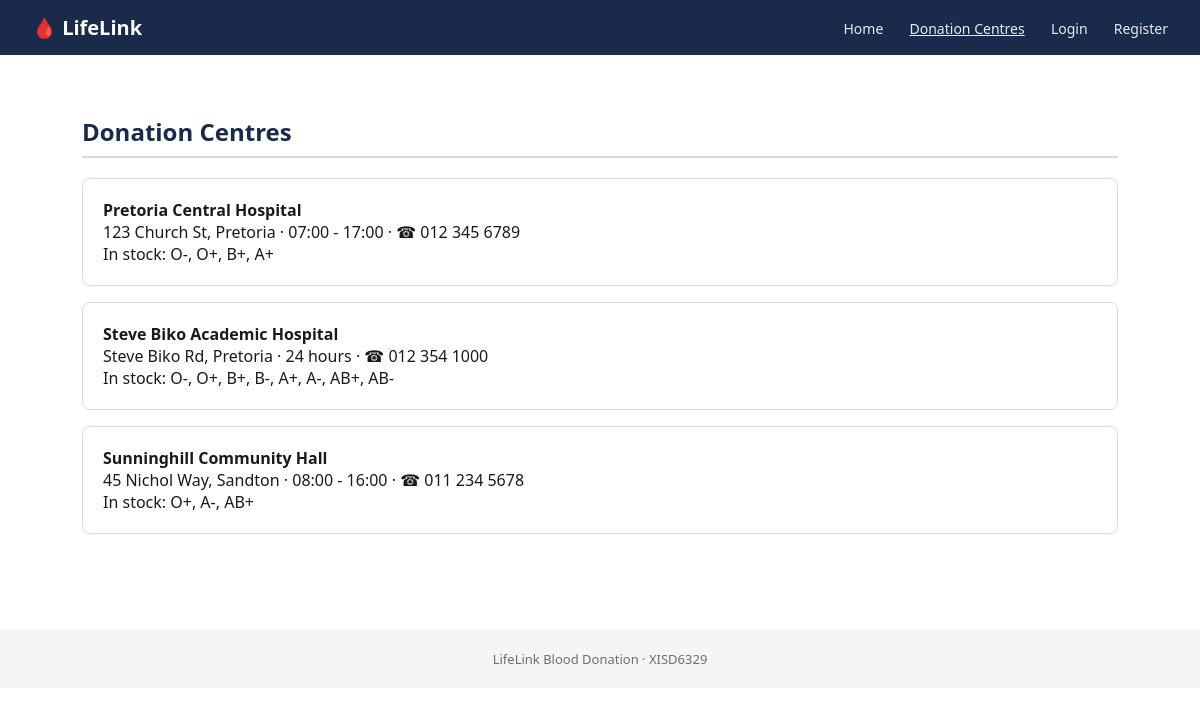
Page /pages/hospitals.php on the earlier database version.
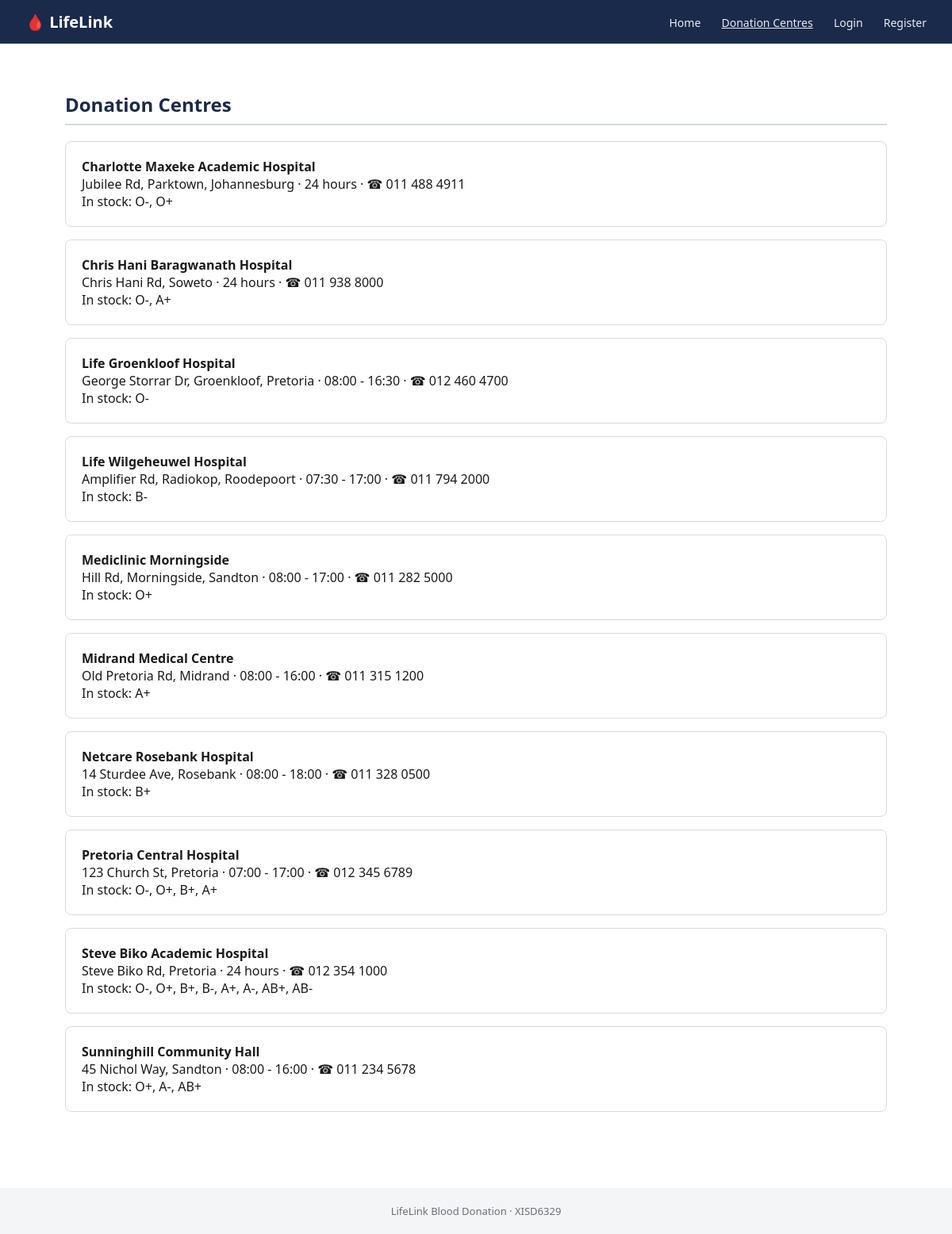
Same page on the later database version.
### tables this page shows
CREATE TABLE hospitals (
  hospital_id INT AUTO_INCREMENT PRIMARY KEY,
  hospital_name VARCHAR(150) NOT NULL,
  address VARCHAR(255) NOT NULL,
  latitude DECIMAL(10,6),
  longitude DECIMAL(10,6),
  contact_email VARCHAR(150),
  contact_phone VARCHAR(30),
  operating_hours VARCHAR(100),
  is_approved TINYINT(1) NOT NULL DEFAULT 1
);

### pages/hospitals.php (the view, shortened to what this page needs)
<?php
$pdo = db();
$hospitals = $pdo->query(
    "SELECT h.hospital_id, h.hospital_name, h.address, h.contact_phone, h.operating_hours,
            (SELECT GROUP_CONCAT(bt.code ORDER BY bt.blood_type_id SEPARATOR ', ')
               FROM blood_inventory bi JOIN blood_types bt ON bt.blood_type_id = bi.blood_type_id
               WHERE bi.hospital_id = h.hospital_id AND bi.units_available > 0) AS in_stock
     FROM hospitals h WHERE h.is_approved = 1 ORDER BY h.hospital_name"
)->fetchAll();
$active = 'hospitals';
$assetPath = isset($_SESSION['donor_id']) ? '../' : '../';
include __DIR__ . '/../includes/header.php';
?>
  <div class="section">
    <h2>Donation Centres</h2>
    <?php foreach ($hospitals as $h): ?>
      <div class="card">
        <strong><?= htmlspecialchars($h['hospital_name']) ?></strong><br>
        <?= htmlspecialchars($h['address']) ?> &middot; <?= htmlspecialchars($h['operating_hours']) ?> &middot; ☎ <?= htmlspecialchars($h['contact_phone']) ?><br>
        In stock: <?= $h['in_stock'] ? htmlspecialchars($h['in_stock']) : 'No current stock data' ?>
      </div>
    <?php endforeach; ?>
  </div>
<?php include __DIR__ . '/../includes/footer.php'; ?>

### includes/header.php (shortened to what this page needs)
<?php
$loggedIn = isset($_SESSION['donor_id']);
$active = $active ?? '';
function navclass($name, $active) { return $name === $active ? 'style="text-decoration:underline;"' : ''; }
?>
<!DOCTYPE html>
<html lang="en">
<head>
  <link rel="stylesheet" href="<?= $assetPath ?? '' ?>assets/css/style.css">
</head>
<body>
  <header class="navbar">
    <div class="brand">🩸 <a href="<?= $assetPath ?? '' ?>index.php" style="color:#fff;text-decoration:none;">LifeLink</a></div>
    <nav>
      <?php if ($loggedIn): ?>
        <a href="dashboard.php" <?= navclass('dashboard', $active) ?>>Dashboard</a>
        <a href="appointments.php" <?= navclass('appointments', $active) ?>>Appointments</a>
        <a href="hospitals.php" <?= navclass('hospitals', $active) ?>>Donation Centres</a>
        <a href="profile.php" <?= navclass('profile', $active) ?>>Profile</a>
        <a href="logout.php">Logout</a>
      <?php else: ?>
        <a href="<?= $assetPath ?? '' ?>index.php" <?= navclass('home', $active) ?>>Home</a>
        <a href="<?= $assetPath ?? '' ?>pages/hospitals.php" <?= navclass('hospitals', $active) ?>>Donation Centres</a>
        <a href="<?= $assetPath ?? '' ?>pages/login.php" <?= navclass('login', $active) ?>>Login</a>
        <a href="<?= $assetPath ?? '' ?>pages/register.php" <?= navclass('register', $active) ?>>Register</a>
      <?php endif; ?>
    </nav>
  </header>

### includes/footer.php (shortened to what this page needs)
  <footer>LifeLink Blood Donation &middot; XISD6329</footer>
</body>
</html>

### assets/css/style.css (style rules this page uses)
:root { --navy: #1a2a4a; --red: #b3141c; --light: #f4f5f6; --grey: #6b6f76; --border: #d7dade; }
* { box-sizing: border-box; }
body { margin: 0; font-family: "Segoe UI", Arial, sans-serif; color: #1a1a1a; background: #ffffff; }
.navbar { background: var(--navy); color: #fff; display: flex; align-items: center; justify-content: space-between; padding: 14px 32px; }
.navbar .brand { font-weight: 700; font-size: 20px; }
.navbar nav a { color: #fff; text-decoration: none; margin-left: 22px; font-size: 14px; opacity: 0.9; }
.section { padding: 40px 32px; max-width: 1100px; margin: 0 auto; }
.section h2 { color: var(--navy); border-bottom: 2px solid var(--border); padding-bottom: 8px; }
.card { border: 1px solid var(--border); border-radius: 8px; padding: 20px; margin-bottom: 16px; }
footer { background: var(--light); color: var(--grey); text-align: center; padding: 20px; font-size: 13px; margin-top: 40px; }

Differences in the rows shown:
added hospitals: hospital_name "Charlotte Maxeke Academic Hospital", address "Jubilee Rd, Parktown, Johannesburg", operating_hours "24 hours", contact_phone "011 488 4911", in_stock "O-, O+"
added hospitals: hospital_name "Chris Hani Baragwanath Hospital", address "Chris Hani Rd, Soweto", operating_hours "24 hours", contact_phone "011 938 8000", in_stock "O-, A+"
added hospitals: hospital_name "Life Groenkloof Hospital", address "George Storrar Dr, Groenkloof, Pretoria", operating_hours "08:00 - 16:30", contact_phone "012 460 4700", in_stock "O-"
added hospitals: hospital_name "Life Wilgeheuwel Hospital", address "Amplifier Rd, Radiokop, Roodepoort", operating_hours "07:30 - 17:00", contact_phone "011 794 2000", in_stock "B-"
added hospitals: hospital_name "Mediclinic Morningside", address "Hill Rd, Morningside, Sandton", operating_hours "08:00 - 17:00", contact_phone "011 282 5000", in_stock "O+"
added hospitals: hospital_name "Midrand Medical Centre", address "Old Pretoria Rd, Midrand", operating_hours "08:00 - 16:00", contact_phone "011 315 1200", in_stock "A+"
added hospitals: hospital_name "Netcare Rosebank Hospital", address "14 Sturdee Ave, Rosebank", operating_hours "08:00 - 18:00", contact_phone "011 328 0500", in_stock "B+"
